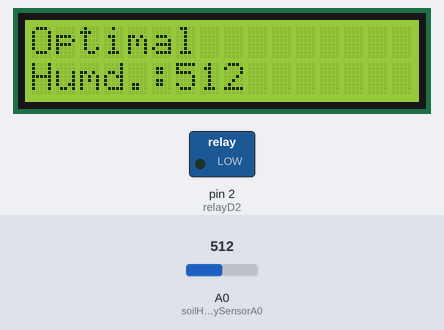
This sketch was run on a simulated Arduino Uno, built with avr-gcc and run on an emulated ATmega328P. On the bench: 16×2 character LCD, switched loads named in the sketch (green lamp = pin HIGH). Inputs (shaded band) come from the test bench; at power-on: A0 (soilHumiditySensorA0) = 512. What the sketch prints to the serial monitor is not drawn.

Above: at 1.2 s.
1.3 s: A0 (soilHumiditySensorA0) set to 598
At 3.3 s:
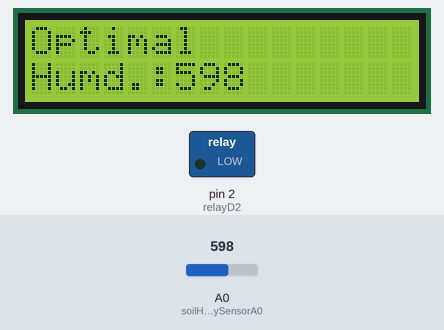
3.6 s: A0 (soilHumiditySensorA0) set to 629
At 5.1 s:
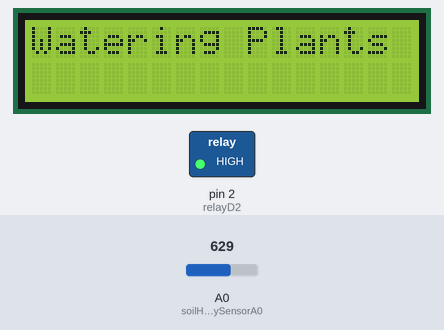
Timing chart, 0 to 6.6 s (numbered marks = the images above; inputs shaded):
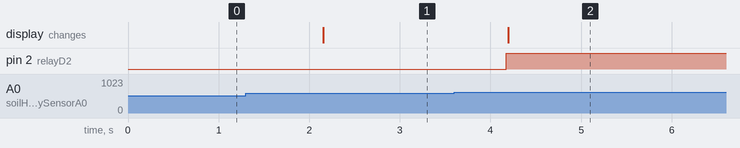

The sketch:

auto_irrigation_project.ino
```cpp
#include <Wire.h>
#include <LCD.h>
#include <LiquidCrystal_I2C.h>

#define I2C_ADDR    0x3F  // Define I2C Address where the PCF8574A is
#define BACKLIGHT_PIN     3
#define BACKLIGHT_POL POSITIVE
#define En_pin  2
#define Rw_pin  1
#define Rs_pin  0
#define D4_pin  4
#define D5_pin  5
#define D6_pin  6
#define D7_pin  7

int soilHumiditySensorA0 = 0;
int relayD2 = 2;
int n = 1;

LiquidCrystal_I2C  lcd(I2C_ADDR,En_pin,Rw_pin,Rs_pin,D4_pin,D5_pin,D6_pin,D7_pin, BACKLIGHT_PIN, BACKLIGHT_POL);


void setup() {
  Serial.begin(9600);

  //relay setup
  pinMode(relayD2,OUTPUT);

  //lcd setup A4==SDA, A5==SCL
  lcd.backlight();
  lcd.begin (16,2);
  lcd.home ();                   // go home

  lcd.print("Moisture measur.");
  lcd.setCursor ( 0, 1 );        // go to the 2nd line
  lcd.print("READY");

}

void loop() {
  int sensorValue = analogRead(soilHumiditySensorA0); //A0
  Serial.println(sensorValue);

 if (sensorValue >= 615)
 {
  Serial.println("Dry");
  digitalWrite(relayD2,HIGH);
  lcd.home();
  lcd.clear();
  lcd.print("Watering Plants");
  delay(10000);
  digitalWrite(relayD2,LOW);
  }
  else if (sensorValue >= 410 && sensorValue < 615)
 {
  Serial.println("Perfect");
  lcd.home();
  lcd.clear();
  lcd.print("Optimal");
  lcd.setCursor ( 0, 1 );
  lcd.print("Humd.:");
  lcd.print(sensorValue);
  }
else if (sensorValue >= 0 && sensorValue < 410)
 {
  Serial.println("Recently Irrigated");
  lcd.clear();
  lcd.home();
  lcd.print("Watered");
  lcd.setCursor ( 0, 1 );
  lcd.print("Humd.:");
  lcd.print(sensorValue);
  }
  delay(1000);
}
```

Measured:
- the behaviour switches between 614 and 615 on A0 (soilHumiditySensorA0) (found by bisection; images 1 and 2)
- after the input at 1.3 s, the display: changes after 0.85 s (image 1)
- after the input at 3.6 s, pin 2 (relayD2): LOW → HIGH after 0.58 s; the display: changes after 0.59 s (image 2)
